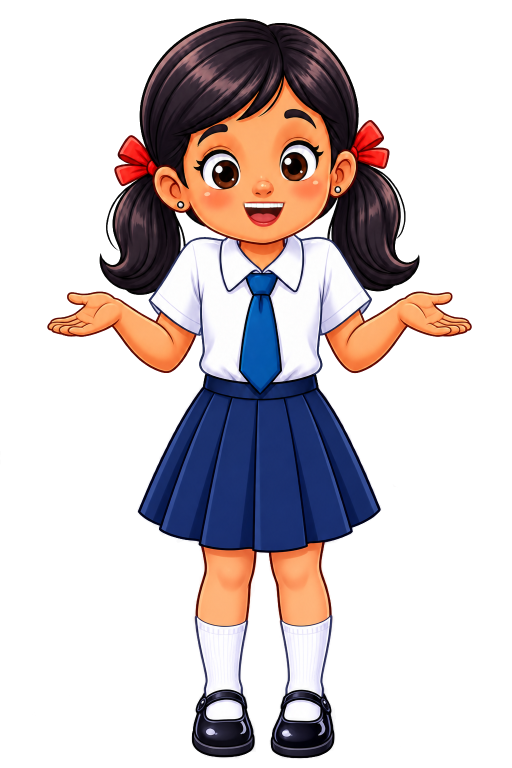
#> input picture artwork-masters/shrugging/shrugging-talk-e.png, 1024 x 1536 px, given in place of shrugging.png, which was not available (shown at 1/2 size)
$ python apply-artwork-fixes.py
#> lines starting #> are read from the running program, lines starting #| are printed output that depends on the picture; after the words box and inside, x2 and y2 are one past the last pixel; in counts of white or black regions, pixels touching at a corner belong together; pictures that were not available may be replaced by others from this repository, and a replacement may not be noted
"""Apply bounded facial edits, retaining exact original pixels elsewhere."""
from pathlib import Path
import json
import cv2
import numpy as np
from PIL import Image, ImageDraw

ROOT=Path(__file__).resolve().parents[1]
WORK=ROOT/'artwork-fixes-2026-09-10'
ART=ROOT/'artwork-masters'
BOXES={'standing':(475,371,580,448),'pointing-left':(438,355,547,435),'pointing-right':(491,342,604,435),'shrugging':(470,394,584,474),'arms-folded':(461,364,580,443)}
BROWS=[(391,232,472,295),(554,209,640,269)]
EYES=[(384,292,493,392),(547,269,653,374)]

def read(path):return np.array(Image.open(path).convert('RGBA'))
#> returned value is the input picture: shape (1536, 1024, 4); mean R, G, B, A 141.4, 128.2, 130.5, 91.1
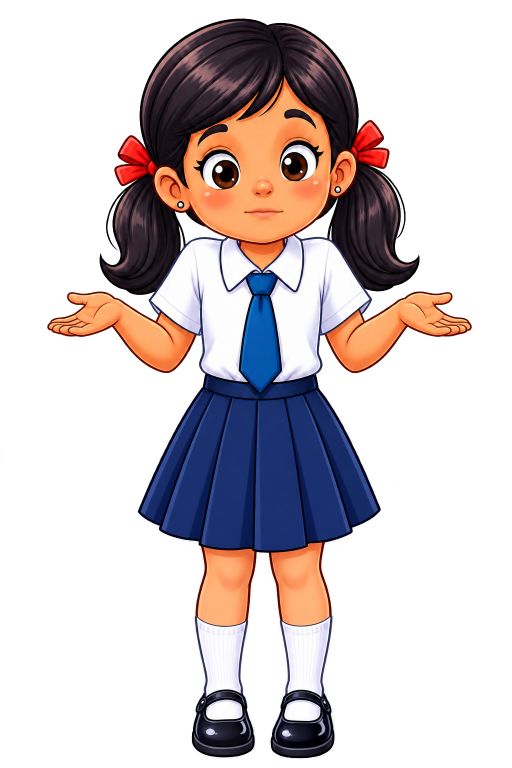
#> input picture artwork-masters/shrugging/shrugging-talk-m.png, 1024 x 1536 px, given in place of shrugging-base.png, which was not available (shown at 1/2 size)
#> in read, returned value is the input picture: shape (1536, 1024, 4); mean R, G, B, A 141.5, 128.3, 130.6, 91.1
def original(pose,name):return read(WORK/'before'/pose/(name+'.png'))
def blend(base,donor,boxes):
    result=base.copy(); union=np.zeros(base.shape[:2],np.uint8)
    for box in boxes:
        x0,y0,x1,y1=box
        m=Image.new('L',(base.shape[1],base.shape[0]))
        ImageDraw.Draw(m).rounded_rectangle(box,radius=7,fill=255)
        mask=np.array(m);union|=mask
        mixed=cv2.seamlessClone(donor[:,:,:3].copy(),result[:,:,:3].copy(),mask.copy(),((x0+x1)//2,(y0+y1)//2),cv2.NORMAL_CLONE)
        result[mask>0,:3]=mixed[mask>0]
#> this loop made 3 passes
#> pass 1, in blend, `mask = np.array(m)`:
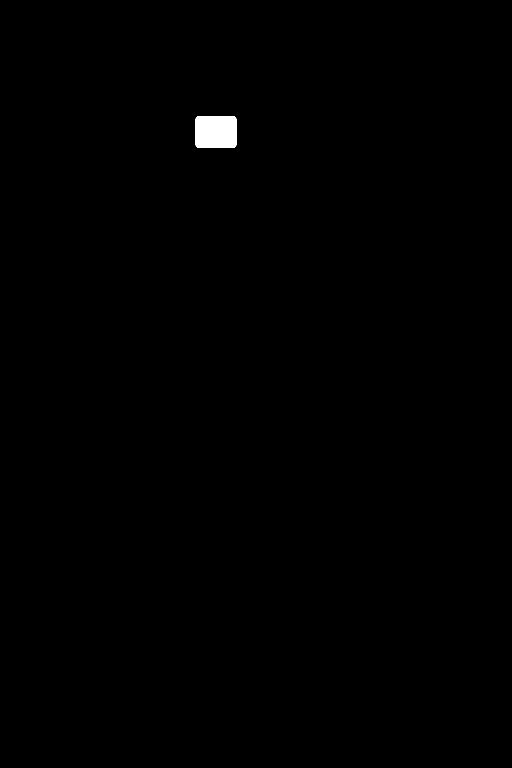
#> mask: shape (1536, 1024) (shown at 1/2 size); 0.33% white; 1 white region, box (x1, y1, x2, y2) and area: (391, 232, 473, 296) 5200
#> after the loop: m: PIL image 1024x1536 L; 0.59% white; 1 white region, box (x1, y1, x2, y2) and area: (470, 394, 585, 475) 9267
#> after the loop:
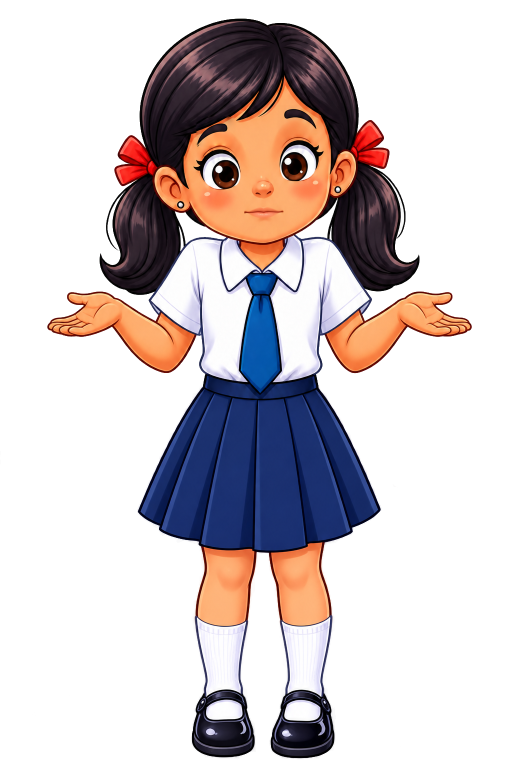
#> result: shape (1536, 1024, 4) (shown at 1/2 size); 1% of pixels changed, all inside (x1, y1, x2, y2) = (391, 210, 640, 468); transparent parts drawn white
#> after the loop: union: shape (1536, 1024); 1.3% white; 3 white regions, box (x1, y1, x2, y2) and area: (470, 394, 585, 475) 9267, (554, 209, 641, 270) 5259, (391, 232, 473, 296) 5200
    assert np.array_equal(result[union==0],base[union==0])
    assert np.array_equal(result[:,:,3],base[:,:,3])
    return result,union

def main():
    reports=[]
    def save(pose,name,result,base,allowed):
#> called with pose = 'shrugging', name = 'shrugging'
        assert np.array_equal(result[allowed==0],base[allowed==0])
        assert np.array_equal(result[:,:,3],base[:,:,3])
        dest=ART/pose/(name+'.png')
        if not dest.exists() or not np.array_equal(read(dest),result):Image.fromarray(result).save(dest)
        delta=np.any(result!=base,axis=2);yy,xx=np.where(delta)
#> after `delta = np.any(result != base, axis=2)`:
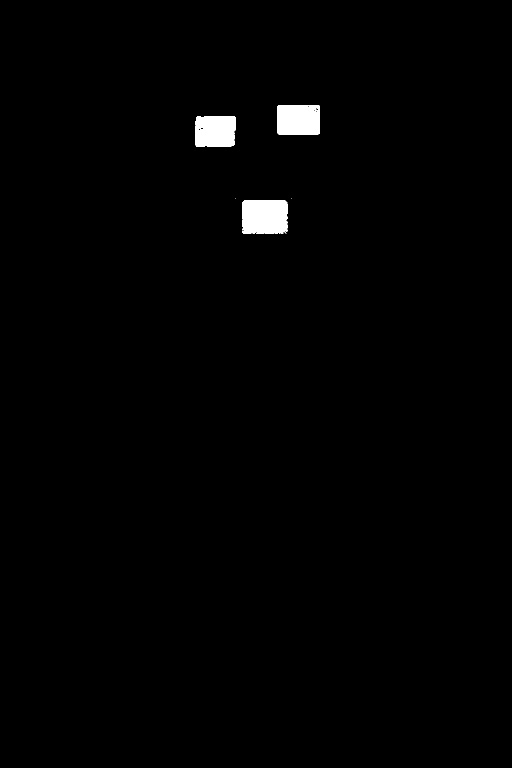
#> delta: shape (1536, 1024) bool (shown at 1/2 size); 1% white; 5 white regions (2 under 20 px), largest, box (x1, y1, x2, y2) and area: (484, 400, 575, 468) 5951, (555, 210, 640, 269) 4960, (391, 232, 471, 294) 4739
#> after `yy, xx = np.where(delta)`: yy = 15652 values from 210 to 467; xx = 15652 values, max 639 at index 246, min 391 at index 3421, mean 520.5
        reports.append({'file':name,'changes':int(delta.sum()),'bbox':[int(xx.min()),int(yy.min()),int(xx.max()),int(yy.max())] if len(xx) else None,'outside_region_changed':0,'alpha_identical':True})
    oldbase=original('shrugging','shrugging')
    donor=read(WORK/'donors'/'shrugging-base.png')
    newbase,mask=blend(oldbase,donor,BROWS+[BOXES['shrugging']])
    save('shrugging','shrugging',newbase,oldbase,mask)
    # Reuse approved eye/mouth art on the new base. Copy the entire small region
    # so none of the new resting smile remains outside the replacement mouth.
    for kind in ['blink','talk','talk-a','talk-e','talk-o','talk-m','talk-s']:
        name='shrugging-'+kind
        old=original('shrugging',name)
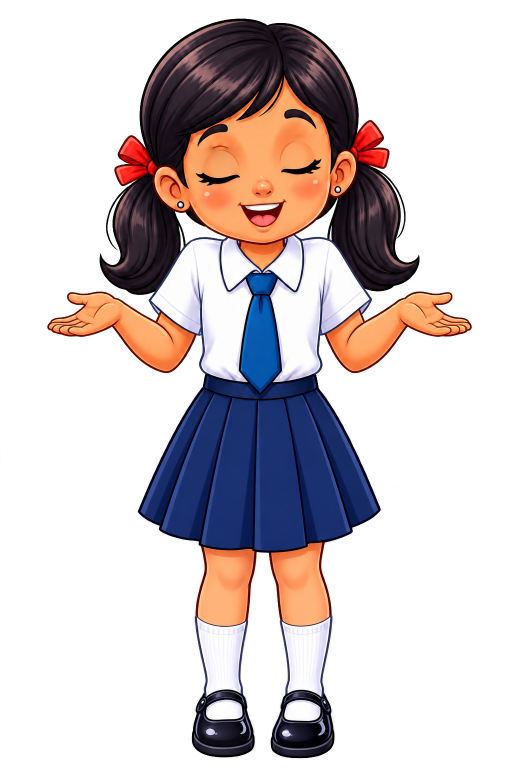
#> input picture artwork-masters/shrugging/shrugging-blink.png, 1024 x 1536 px, found by its file name (shown at 1/2 size)
#> in read, returned value is the input picture: shape (1536, 1024, 4); mean R, G, B, A 142, 128.4, 130.4, 91.1
        result=newbase.copy();allowed=np.zeros(old.shape[:2],np.uint8)
        boxes=EYES if kind=='blink' else [BOXES['shrugging']]
        for x0,y0,x1,y1 in boxes:
            # Only pixels changed by the original blink belong to the eyelids;
            # this preserves new brow pixels even where the rectangles touch.
            if kind=='blink':
                local=np.any(old[y0:y1+1,x0:x1+1]!=oldbase[y0:y1+1,x0:x1+1],axis=2)
                for bx0,by0,bx1,by1 in BROWS:
                    ix0,iy0,ix1,iy1=max(x0,bx0),max(y0,by0),min(x1,bx1),min(y1,by1)
                    if ix0<=ix1 and iy0<=iy1:local[iy0-y0:iy1-y0+1,ix0-x0:ix1-x0+1]=False
                result[y0:y1+1,x0:x1+1][local]=old[y0:y1+1,x0:x1+1][local]
                allowed[y0:y1+1,x0:x1+1][local]=255
            else:
                result[y0:y1+1,x0:x1+1,:3]=old[y0:y1+1,x0:x1+1,:3]
                allowed[y0:y1+1,x0:x1+1]=255
#> this loop made 2 passes
#> pass 1, in main, `local=np.any(old[y0:y1+1,x0:x1+1]!=oldbase[y0:y1+1,x0:x1+1],axis=2)`:
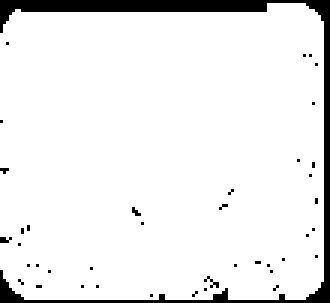
#> local: shape (101, 110) bool (shown 3 times larger); 92.3% white; 41 black regions (40 under 20 px), largest, box (x1, y1, x2, y2) and area: (0, 0, 110, 101) 790
#> after the loop: allowed: shape (1536, 1024); 1.3% white; 2 white regions, box (x1, y1, x2, y2) and area: (548, 269, 653, 373) 10550, (384, 293, 492, 392) 10250
#> after the loop:
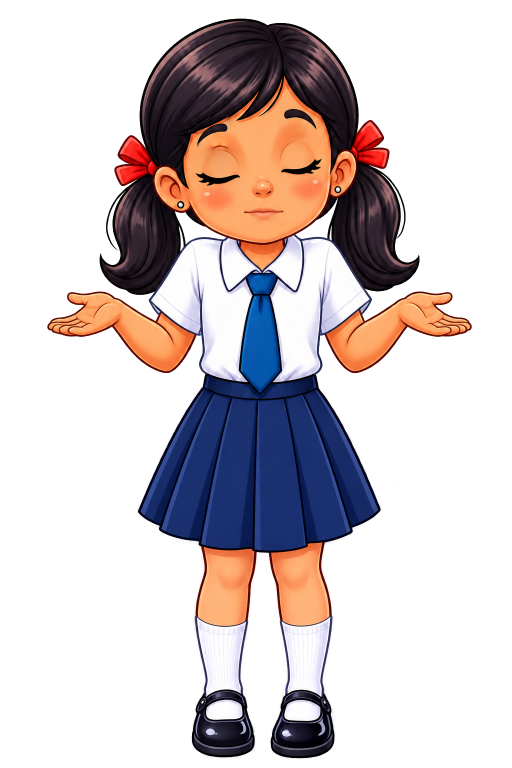
#> result: shape (1536, 1024, 4) (shown at 1/2 size); 1.32% of pixels changed, all inside (x1, y1, x2, y2) = (384, 269, 653, 392); transparent parts drawn white
        if kind=='talk-a' and (WORK/'donors'/'shrugging-talk-a.png').exists():
            result,allowed=blend(newbase,read(WORK/'donors'/'shrugging-talk-a.png'),[BOXES['shrugging']])
        save('shrugging',name,result,newbase,allowed)
#> pass 3 of the loop in main, `for kind in ['blink','talk','talk-a','talk-e','talk-o','talk-m','talk-..`:
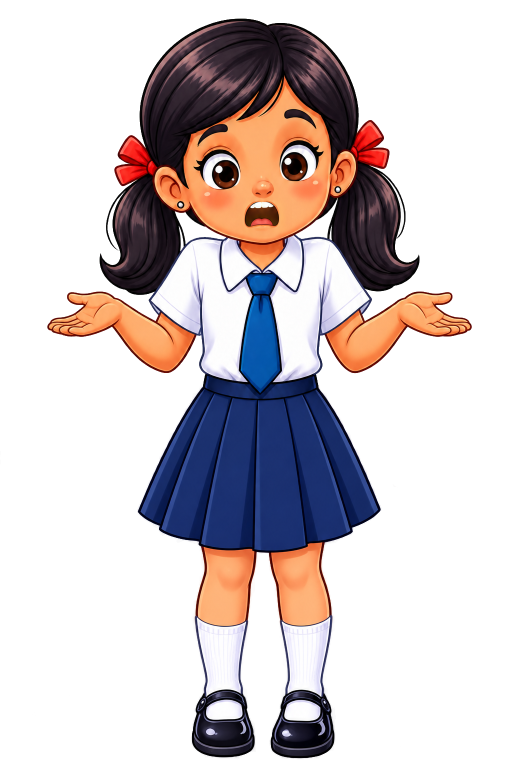
#> input picture artwork-masters/shrugging/shrugging-talk-a.png, 1024 x 1536 px, found by its file name (shown at 1/2 size)
#> in read, returned value is the input picture: shape (1536, 1024, 4); mean R, G, B, A 141.3, 128.2, 130.5, 91.1
#> after the loop in main, `for x0,y0,x1,y1 in boxes:`:
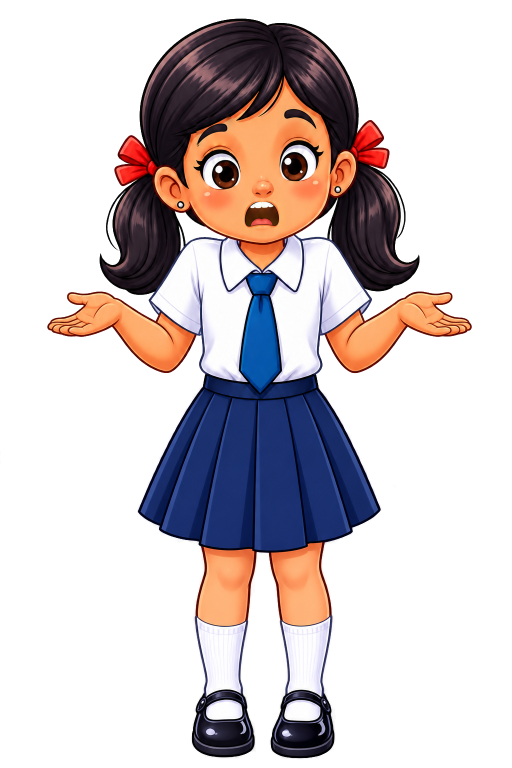
#> result: shape (1536, 1024, 4) (shown at 1/2 size); 0.56% of pixels changed, all inside (x1, y1, x2, y2) = (471, 395, 584, 474); transparent parts drawn white
#> the loop in blend (call 2), `for box in boxes:` made 1 pass
#> (x0, y0, x1, y1) on pass 1: (470, 394, 584, 474)
#> in save (call 4), `delta = np.any(result != base, axis=2)`:
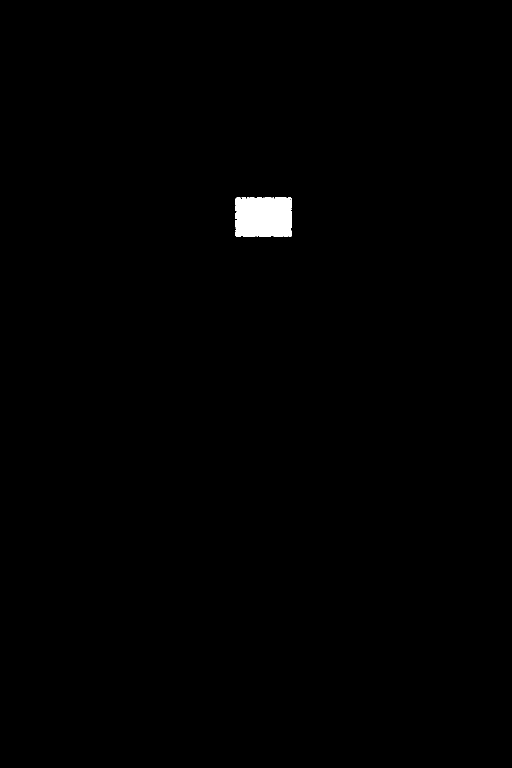
#> delta: shape (1536, 1024) bool (shown at 1/2 size); 0.55% white; 1 white region, box (x1, y1, x2, y2) and area: (471, 395, 584, 474) 8636
#> yy = 8636 values from 395 to 473; xx = 8636 values, max 583 at index 283, min 471 at index 186, mean 527
#> the loop made 5 passes; the first 3 are shown
    for pose,box in BOXES.items():
        if pose=='shrugging':continue
        path=WORK/'donors'/(pose+'-talk-a.png')
        if not path.exists():continue
        old=original(pose,pose+'-talk-a')
        result,allowed=blend(old,read(path),[box])
        save(pose,pose+'-talk-a',result,old,allowed)
    (WORK/'validation.json').write_text(json.dumps(reports,indent=2),encoding='utf-8')
    sheet=Image.new('RGB',(1200,720),'white');draw=ImageDraw.Draw(sheet)
    for row,pose in enumerate(BOXES):
        for col,im in enumerate([original(pose,pose+'-talk-a'),read(ART/pose/(pose+'-talk-a.png'))]):
            tile=Image.fromarray(im).crop((300,180,710,490)).resize((300,216))
            sheet.paste(tile.convert('RGB'),(col*300,row*144))
    # Separate focused shrug comparison and mouth comparison avoid tiny images.
    overview=Image.new('RGB',(1200,550),'white');d=ImageDraw.Draw(overview)
    for col,im in enumerate([oldbase,newbase,read(ART/'shrugging'/'shrugging-blink.png')]):
        overview.paste(Image.fromarray(im).crop((300,185,720,500)).resize((400,300)).convert('RGB'),(col*400,20))
        d.text((col*400+5,5),['Original shrug','Cheerful shrug','Updated blink'][col],fill='black')
    for col,pose in enumerate(BOXES):
        box=BOXES[pose];x0,y0,x1,y1=box
        for row,im in enumerate([original(pose,pose+'-talk-a'),read(ART/pose/(pose+'-talk-a.png'))]):
            crop=Image.fromarray(im).crop((x0-8,y0-8,x1+8,y1+8)).resize((220,95)).convert('RGB')
            overview.paste(crop,(col*240,345+row*105))
        d.text((col*240+4,327),pose+' before / after',fill='black')
    overview.save(WORK/'review.jpg',quality=97)
    print(f'Applied {len(reports)} edits; alpha and pixels outside masks verified.')

#> (the run stopped early here; a loop or call above may not have finished)
